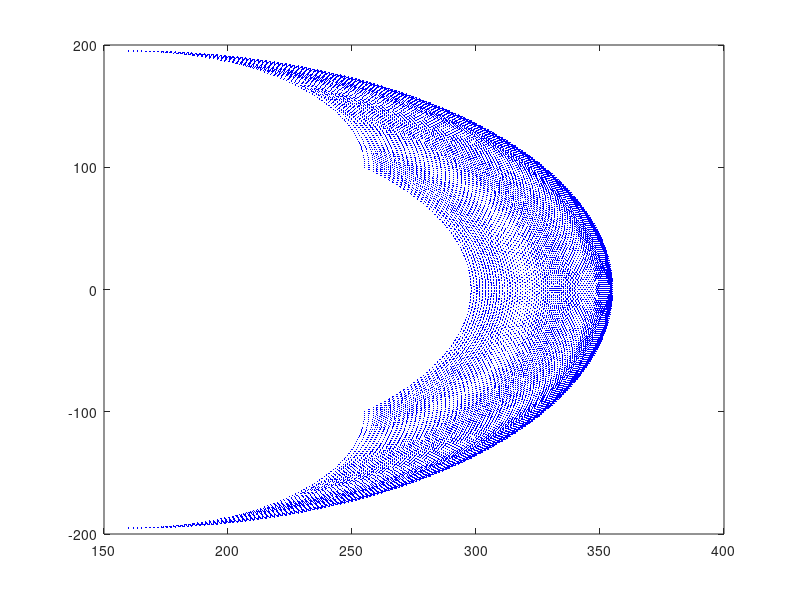

Reproduce this figure in MATLAB.
clc; clear all; close all;
            l0 = 80;
            l1 = 99.98;
            l2 = 95.14;
            l3 = 80;
            d1 = 122.4;
            d2 = 22.4;
            d3 = 18.85;
            tt=0; 
            for the1 = -90:1:90
                for the2 = -90:1:90
                    for the3 = -90:1:90
                            if (the1+  the2 + the3) == 0 %% Điều kiện của khâu cuối
                                tt=tt+1;
                                x = l0 + l2*cosd(the1+ the2) + l1*cosd(the1) + l3*cosd(the1 + the2 + the3);
                                y = l2*sind(the1+ the2) + l1*sind(the1) + l3*sind(the1 + the2 + the3);
                                x_data(:,tt) = x;
                                y_data(:,tt) = y;
                            end
                    end
                end
            end
figure(1);
plot(x_data,y_data,'.b','MarkerSize',2);